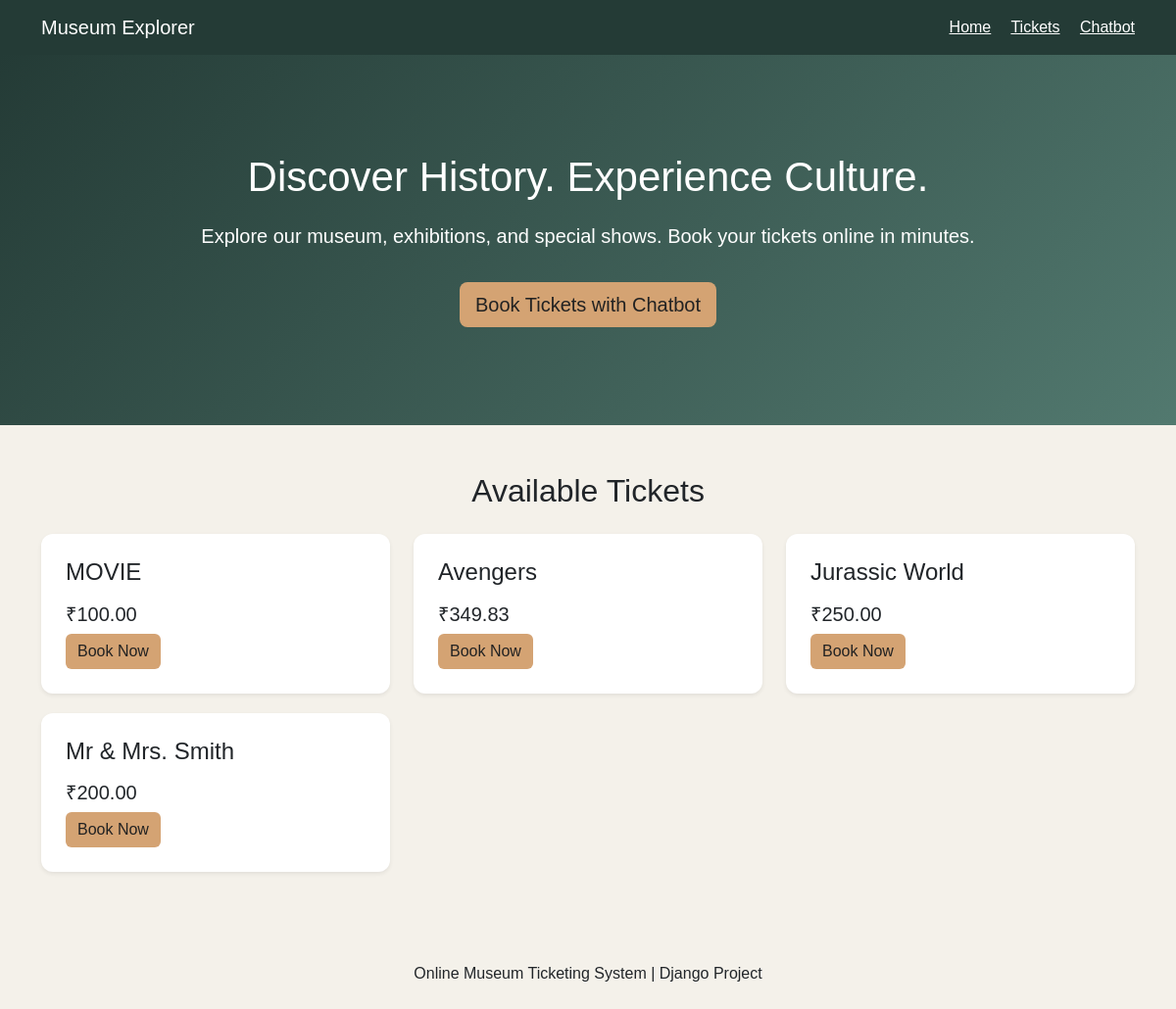
The page / on the database its author committed.
### tickets/models.py (models this page shows, shortened)
class TicketType(models.Model):
    name = models.CharField(max_length=100)
    description = models.TextField(blank=True)
    price = models.DecimalField(max_digits=8, decimal_places=2)
    available = models.BooleanField(default=True)

### tickets/views.py (the view)
# urls.py: 2. Add a URL to urlpatterns:  path('', views.home, name='home')
def home(request):
    tickets = TicketType.objects.filter(available=True)
    return render(
        request,
        'tickets/home.html',
        {'tickets': tickets}
    )

### tickets/templates/tickets/home.html (shortened to what this page needs)
<!DOCTYPE html>
<html lang="en">
<head>
    <link href="https://cdn.jsdelivr.net/npm/bootstrap@5.3.3/dist/css/bootstrap.min.css"
          rel="stylesheet">
</head>
<body>
<nav class="navbar navbar-dark navbar-expand-lg">
    <div class="container">
        <a class="navbar-brand" href="/">Museum Explorer</a>
        <div>
            <a class="text-white me-3" href="/">Home</a>
            <a class="text-white me-3" href="#tickets">Tickets</a>
            <a class="text-white" href="{% url 'chatbot' %}">Chatbot</a>
        </div>
    </div>
</nav>
<section class="hero">
    <div class="container">
        <h1>Discover History. Experience Culture.</h1>
        <p class="lead">
            Explore our museum, exhibitions, and special shows.
            Book your tickets online in minutes.
        </p>
        <a href="{% url 'chatbot' %}"
           class="btn btn-museum btn-lg mt-3">
            Book Tickets with Chatbot
        </a>
    </div>
</section>
<section class="container py-5" id="tickets">
    <h2 class="text-center mb-4">Available Tickets</h2>
    <div class="row">
        {% for ticket in tickets %}
        <div class="col-md-4">
            <div class="ticket-card shadow-sm">
                <h4>{{ ticket.name }}</h4>
                <h5>₹{{ ticket.price }}</h5>
                {% if ticket.available %}
                    <a href="{% url 'chatbot' %}"
                       class="btn btn-museum">
                        Book Now
                    </a>
                {% else %}
                    <button class="btn btn-secondary" disabled>
                        Unavailable
                    </button>
                {% endif %}
            </div>
        </div>
        {% empty %}
        <div class="col-12 text-center">
            <p>No tickets are available yet.</p>
        </div>
        {% endfor %}
    </div>
</section>
<footer class="text-center py-4">
    <p>Online Museum Ticketing System | Django Project</p>
</footer>
</body>
</html>

### tickets/templates/tickets/home.html (style rules this page uses)
body { background-color: #f4f1ea; font-family: Arial, sans-serif; }
.navbar { background-color: #243b36; }
.hero { padding: 100px 20px; text-align: center; color: white; background: linear-gradient(135deg, #243b36, #52796f); }
.hero h1 { font-size: 42px; margin-bottom: 20px; }
.ticket-card { background: white; padding: 25px; border-radius: 12px; margin-bottom: 20px; }
.btn-museum { background-color: #d4a373; color: #222; border: none; }

### rows shown on the page
TicketType: name "MOVIE", price "100.00", available "Book Now"
TicketType: name "Avengers", price "349.83", available "Book Now"
TicketType: name "Jurassic World", price "250.00", available "Book Now"
TicketType: name "Mr & Mrs. Smith", price "200.00", available "Book Now"
